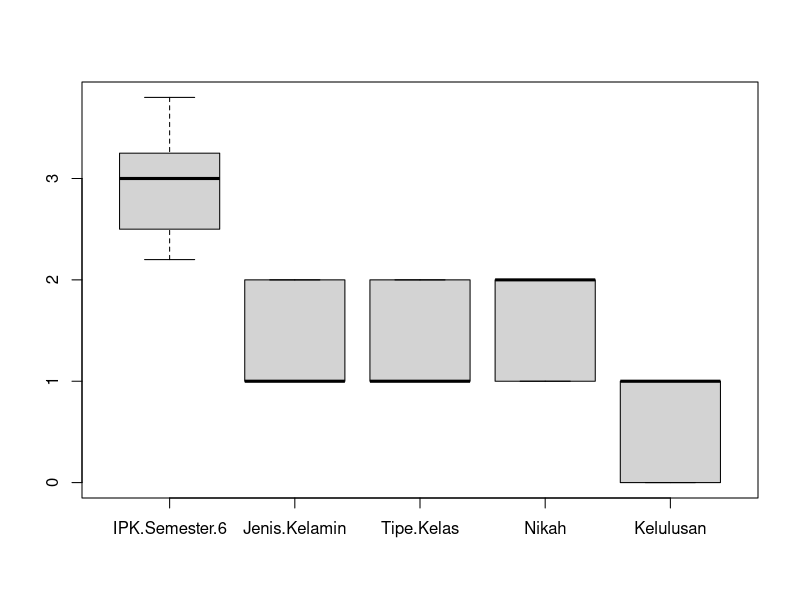
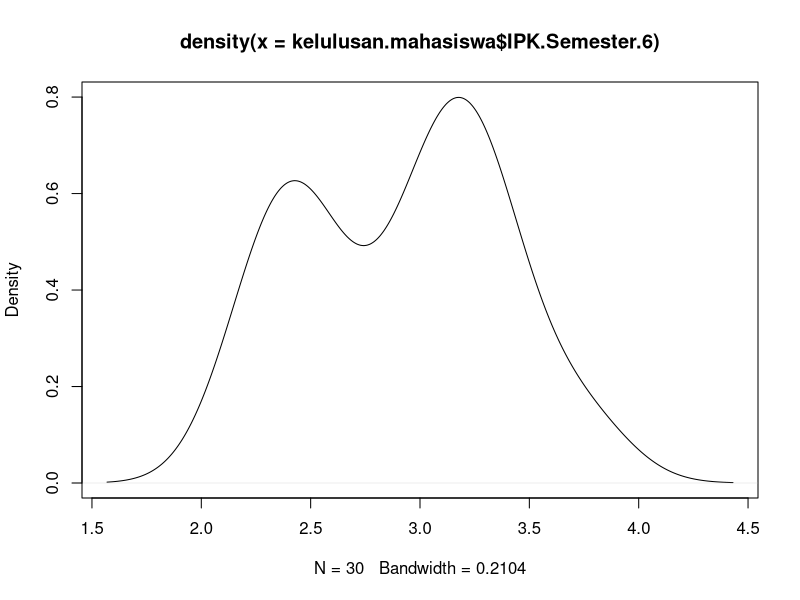

Reproduce these figures in R, in order.
## ---- chunk 1
library(psych)
library(caTools)
library(e1071)
library(caret)

## ---- chunk 2
setwd("C:/Users/nv/OneDrive/Documents/BUKTI E-LEarning/Training/DAta science Course-net/New folder (2)")
kelulusan.mahasiswa <- read.csv("kelulusan.mahasiswa.csv")
## ---- chunk 3
# option: kelulusan.mahasiswa$nomor <- NULL
kelulusan.mahasiswa$NO <- NULL
head(kelulusan.mahasiswa)
## ---- chunk 4
kelulusan.mahasiswa$Jenis.Kelamin <- ifelse(kelulusan.mahasiswa$Gender == 'LAKI - LAKI', 1, 2)
head(kelulusan.mahasiswa)
kelulusan.mahasiswa$Gender <- NULL
head(kelulusan.mahasiswa)

kelulusan.mahasiswa$Tipe.Kelas <- ifelse(kelulusan.mahasiswa$KELAS == 'REGULER', 1, 2)
head(kelulusan.mahasiswa)
kelulusan.mahasiswa$KELAS <- NULL
head(kelulusan.mahasiswa)

kelulusan.mahasiswa$Nikah <- ifelse(kelulusan.mahasiswa$STATUS.PERNIKAHAN == 'MENIKAH', 1, 2)
head(kelulusan.mahasiswa)
kelulusan.mahasiswa$STATUS.PERNIKAHAN  <- NULL
head(kelulusan.mahasiswa)

kelulusan.mahasiswa$Kelulusan <- ifelse(kelulusan.mahasiswa$STATUS.KELULUSAN == 'TEPAT', 1, 0)
head(kelulusan.mahasiswa)
kelulusan.mahasiswa$STATUS.KELULUSAN <- NULL
head(kelulusan.mahasiswa)

#kelulusan.mahasiswa <- kelulusan.mahasiswa[,c(1,3,4,5,2,6)]
#head(kelulusan.mahasiswa)
## ---- chunk 5
colSums(is.na(kelulusan.mahasiswa))

## ---- chunk 6
apply(kelulusan.mahasiswa, 2, max) - apply(kelulusan.mahasiswa, 2, min)
## ---- chunk 7
summary(kelulusan.mahasiswa)
## ---- chunk 8
cor(kelulusan.mahasiswa)

## ---- chunk 9
describe(kelulusan.mahasiswa)[11:12]
## ---- chunk 10
boxplot(kelulusan.mahasiswa)
## ---- chunk 11
plot(density(kelulusan.mahasiswa$IPK.Semester.6))
## ---- chunk 12
split <- sample.split(kelulusan.mahasiswa$Kelulusan, SplitRatio = 0.8)
train <- subset(kelulusan.mahasiswa, split == TRUE)
test <- subset(kelulusan.mahasiswa, split == FALSE)
## ---- chunk 13
nb <- naiveBayes(Kelulusan ~ IPK.Semester.6 + Jenis.Kelamin + Tipe.Kelas + Nikah, train)

## ---- chunk 14
kj <- test$Kelulusan
head(kj)
## ---- chunk 15
prediksi <- predict(nb, newdata = test, type = "raw")
head(prediksi)
## ---- chunk 16
try <- ifelse(prediksi[,2] > 0.5, 1, 0)
head(try)
## ---- chunk 17
confusionMatrix(table(kj, try))
## ---- chunk 18
data <-  data.frame(Jenis.Kelamin= 1, Tipe.Kelas = 1, Nikah = 1, IPK.Semester.6 = 3.0)

predict(nb, newdata = data, type = "raw")
